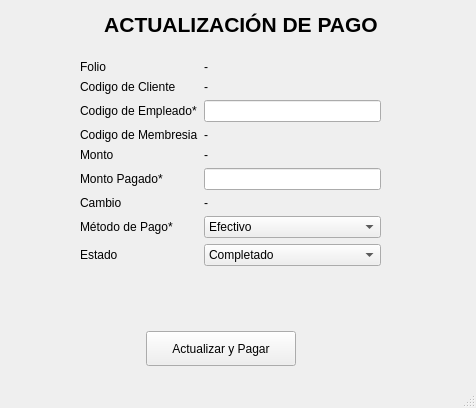
<?xml version="1.0" encoding="UTF-8"?>
<ui version="4.0">
 <class>MainWindow</class>
 <widget class="QMainWindow" name="MainWindow">
  <property name="geometry">
   <rect>
    <x>0</x>
    <y>0</y>
    <width>476</width>
    <height>408</height>
   </rect>
  </property>
  <property name="windowTitle">
   <string>ACTUALIZACIÓN DE PAGO</string>
  </property>
  <widget class="QWidget" name="centralwidget">
   <widget class="QLabel" name="lblTitulo">
    <property name="geometry">
     <rect>
      <x>30</x>
      <y>10</y>
      <width>422</width>
      <height>28</height>
     </rect>
    </property>
    <property name="font">
     <font>
      <pointsize>16</pointsize>
      <bold>true</bold>
     </font>
    </property>
    <property name="text">
     <string>ACTUALIZACIÓN DE PAGO</string>
    </property>
    <property name="alignment">
     <set>Qt::AlignmentFlag::AlignCenter</set>
    </property>
   </widget>
   <widget class="QWidget" name="formLayoutWidget">
    <property name="geometry">
     <rect>
      <x>80</x>
      <y>60</y>
      <width>301</width>
      <height>251</height>
     </rect>
    </property>
    <layout class="QFormLayout" name="formLayout">
     <item row="0" column="0">
      <widget class="QLabel" name="label">
       <property name="text">
        <string>Folio</string>
       </property>
      </widget>
     </item>
     <item row="0" column="1">
      <widget class="QLabel" name="label_2">
       <property name="text">
        <string>-</string>
       </property>
      </widget>
     </item>
     <item row="1" column="0">
      <widget class="QLabel" name="label_3">
       <property name="text">
        <string>Codigo de Cliente</string>
       </property>
      </widget>
     </item>
     <item row="1" column="1">
      <widget class="QLabel" name="label_4">
       <property name="text">
        <string>-</string>
       </property>
      </widget>
     </item>
     <item row="2" column="0">
      <widget class="QLabel" name="label_5">
       <property name="text">
        <string>Codigo de Empleado*</string>
       </property>
      </widget>
     </item>
     <item row="2" column="1">
      <widget class="QLineEdit" name="lineEdit"/>
     </item>
     <item row="3" column="0">
      <widget class="QLabel" name="label_6">
       <property name="text">
        <string>Codigo de Membresia</string>
       </property>
      </widget>
     </item>
     <item row="3" column="1">
      <widget class="QLabel" name="label_7">
       <property name="text">
        <string>-</string>
       </property>
      </widget>
     </item>
     <item row="4" column="0">
      <widget class="QLabel" name="label_8">
       <property name="text">
        <string>Monto</string>
       </property>
      </widget>
     </item>
     <item row="4" column="1">
      <widget class="QLabel" name="label_9">
       <property name="text">
        <string>-</string>
       </property>
      </widget>
     </item>
     <item row="5" column="0">
      <widget class="QLabel" name="label_10">
       <property name="text">
        <string>Monto Pagado*</string>
       </property>
      </widget>
     </item>
     <item row="5" column="1">
      <widget class="QLineEdit" name="lineEdit_2"/>
     </item>
     <item row="6" column="0">
      <widget class="QLabel" name="label_11">
       <property name="text">
        <string>Cambio</string>
       </property>
      </widget>
     </item>
     <item row="6" column="1">
      <widget class="QLabel" name="label_12">
       <property name="text">
        <string>-</string>
       </property>
      </widget>
     </item>
     <item row="7" column="0">
      <widget class="QLabel" name="label_13">
       <property name="text">
        <string>Método de Pago*</string>
       </property>
      </widget>
     </item>
     <item row="7" column="1">
      <widget class="QComboBox" name="comboBox">
       <item>
        <property name="text">
         <string>Efectivo</string>
        </property>
       </item>
       <item>
        <property name="text">
         <string>Tarjeta</string>
        </property>
       </item>
       <item>
        <property name="text">
         <string>Transferencia</string>
        </property>
       </item>
      </widget>
     </item>
     <item row="8" column="0">
      <widget class="QLabel" name="label_14">
       <property name="text">
        <string>Estado</string>
       </property>
      </widget>
     </item>
     <item row="8" column="1">
      <widget class="QComboBox" name="comboBox_2">
       <item>
        <property name="text">
         <string>Completado</string>
        </property>
       </item>
       <item>
        <property name="text">
         <string>Pendiente</string>
        </property>
       </item>
       <item>
        <property name="text">
         <string>Cancelado</string>
        </property>
       </item>
      </widget>
     </item>
    </layout>
   </widget>
   <widget class="QWidget" name="layoutWidget_2">
    <property name="geometry">
     <rect>
      <x>30</x>
      <y>330</y>
      <width>381</width>
      <height>37</height>
     </rect>
    </property>
    <layout class="QHBoxLayout" name="horizontalLayout_3">
     <item>
      <spacer name="horizontalSpacer_4">
       <property name="orientation">
        <enum>Qt::Orientation::Horizontal</enum>
       </property>
       <property name="sizeHint" stdset="0">
        <size>
         <width>40</width>
         <height>20</height>
        </size>
       </property>
      </spacer>
     </item>
     <item>
      <widget class="QPushButton" name="btnGuardar_2">
       <property name="minimumSize">
        <size>
         <width>150</width>
         <height>35</height>
        </size>
       </property>
       <property name="text">
        <string>Actualizar y Pagar</string>
       </property>
      </widget>
     </item>
     <item>
      <spacer name="horizontalSpacer_5">
       <property name="orientation">
        <enum>Qt::Orientation::Horizontal</enum>
       </property>
       <property name="sizeHint" stdset="0">
        <size>
         <width>40</width>
         <height>20</height>
        </size>
       </property>
      </spacer>
     </item>
    </layout>
   </widget>
  </widget>
  <widget class="QStatusBar" name="statusbar"/>
 </widget>
 <resources/>
 <connections/>
</ui>
